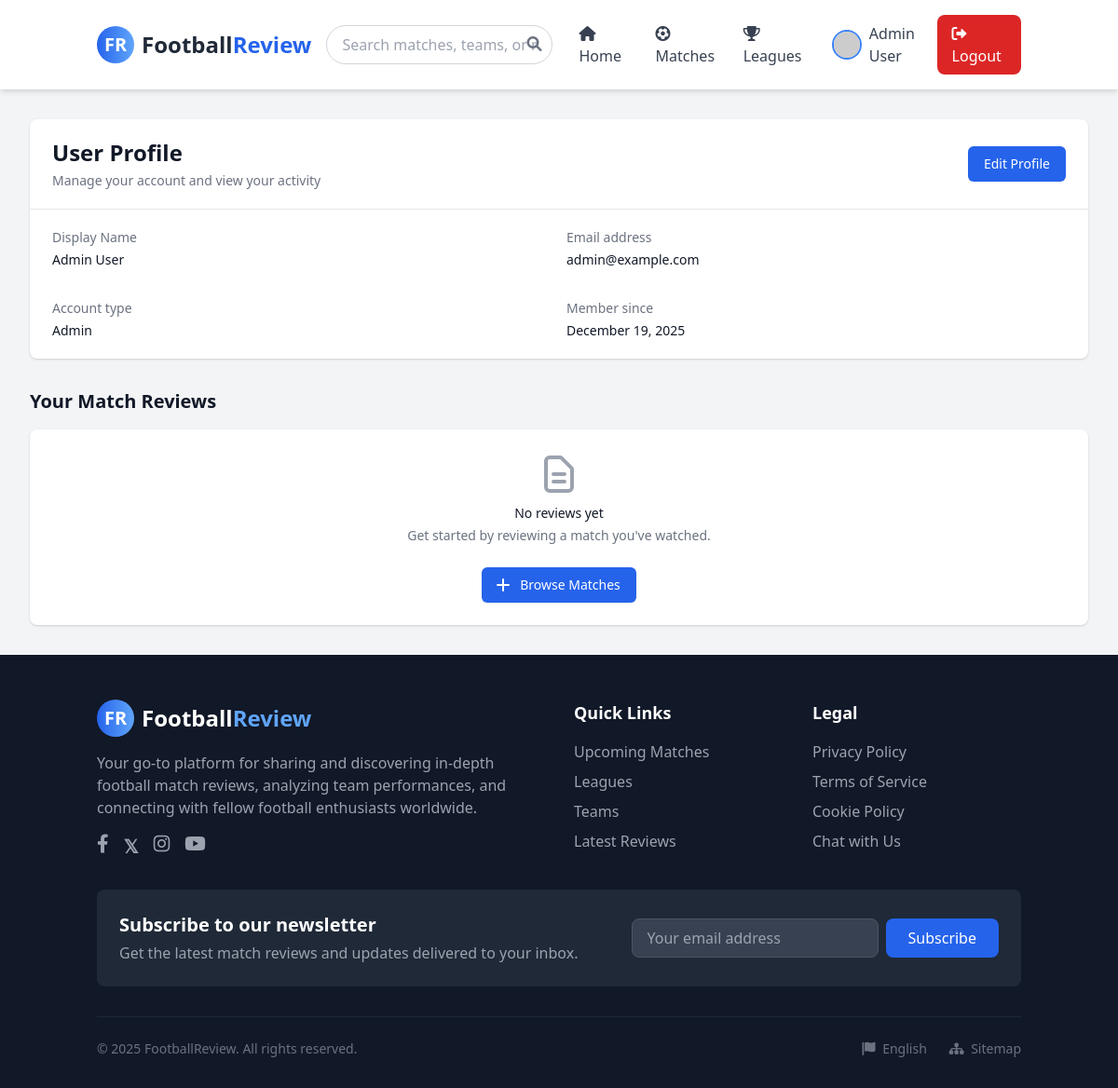
The app's page /profile.php (signed in) with its own data.
### tables this page shows
CREATE TABLE users (
    id INT AUTO_INCREMENT PRIMARY KEY,
    username VARCHAR(50),
    email VARCHAR(100) NOT NULL UNIQUE,
    password_hash VARCHAR(255) NOT NULL,
    display_name VARCHAR(50),
    avatar VARCHAR(255) DEFAULT NULL,
    bio TEXT,
    role ENUM('fan', 'admin', 'user') DEFAULT 'fan',
    status ENUM('active', 'inactive', 'banned') DEFAULT 'active',
    login_attempts INT DEFAULT 0,
    last_failed_login TIMESTAMP NULL,
    last_login TIMESTAMP NULL,
    created_at TIMESTAMP DEFAULT CURRENT_TIMESTAMP,
    updated_at TIMESTAMP DEFAULT CURRENT_TIMESTAMP ON UPDATE CURRENT_TIMESTAMP
);

### profile.php (the view, shortened to what this page needs)
<?php
$db = Database::getInstance()->getConnection();
$user_id = $_SESSION['user_id'];
$stmt = $db->prepare("SELECT * FROM users WHERE id = ?");
$stmt->execute([$user_id]);
$user = $stmt->fetch();
$stmt = $db->prepare("
    SELECT r.*,
           ht.name as home_team_name,
           at.name as away_team_name,
           m.match_date
    FROM reviews r
    JOIN matches m ON r.match_id = m.id
    LEFT JOIN teams ht ON m.home_team = ht.id
    LEFT JOIN teams at ON m.away_team = at.id
    WHERE r.user_id = ?
    ORDER BY r.created_at DESC
");
$stmt->execute([$user_id]);
$reviews = $stmt->fetchAll();
?>
<!DOCTYPE html>
<html lang="en">
<head>
    <link href="https://cdn.jsdelivr.net/npm/tailwindcss@2.2.19/dist/tailwind.min.css" rel="stylesheet">
    <link rel="stylesheet" href="https://cdnjs.cloudflare.com/ajax/libs/font-awesome/6.0.0-beta3/css/all.min.css">
    <link rel="stylesheet" href="<?= BASE_URL ?>/assets/css/style.css">
</head>
<body class="bg-gray-100">
<?php
include 'includes/partials/header.php';
?>
<div class="max-w-7xl mx-auto px-4 sm:px-6 lg:px-8 py-8">
    <div class="bg-white shadow overflow-hidden sm:rounded-lg">
        <div class="px-4 py-5 sm:px-6 flex justify-between items-center">
            <div>
                <h1 class="text-2xl font-bold text-gray-900">User Profile</h1>
                <p class="mt-1 text-sm text-gray-500">Manage your account and view your activity</p>
            </div>
            <div>
                <a href="edit-profile.php"
                   class="inline-flex items-center px-4 py-2 border border-transparent text-sm font-medium rounded-md shadow-sm text-white bg-blue-600 hover:bg-blue-700 focus:outline-none focus:ring-2 focus:ring-offset-2 focus:ring-blue-500">
                    Edit Profile
                </a>
            </div>
        </div>
        <div class="border-t border-gray-200 px-4 py-5 sm:px-6">
            <dl class="grid grid-cols-1 gap-x-4 gap-y-8 sm:grid-cols-2">
                <div class="sm:col-span-1">
                    <dt class="text-sm font-medium text-gray-500">Display Name</dt>
                    <dd class="mt-1 text-sm text-gray-900"><?= htmlspecialchars($user['display_name']) ?></dd>
                </div>
                <div class="sm:col-span-1">
                    <dt class="text-sm font-medium text-gray-500">Email address</dt>
                    <dd class="mt-1 text-sm text-gray-900"><?= htmlspecialchars($user['email']) ?></dd>
                </div>
                <div class="sm:col-span-1">
                    <dt class="text-sm font-medium text-gray-500">Account type</dt>
                    <dd class="mt-1 text-sm text-gray-900 capitalize"><?= htmlspecialchars($user['role']) ?></dd>
                </div>
                <div class="sm:col-span-1">
                    <dt class="text-sm font-medium text-gray-500">Member since</dt>
                    <dd class="mt-1 text-sm text-gray-900"><?= date('F j, Y', strtotime($user['created_at'])) ?></dd>
                </div>
            </dl>
        </div>
    </div>
    <div class="mt-8">
        <h2 class="text-xl font-semibold text-gray-900 mb-4">Your Match Reviews</h2>
        <?php if (empty($reviews)): ?>
            <div class="bg-white shadow overflow-hidden sm:rounded-lg">
                <div class="px-4 py-5 sm:p-6 text-center">
                    <h3 class="mt-2 text-sm font-medium text-gray-900">No reviews yet</h3>
                    <p class="mt-1 text-sm text-gray-500">Get started by reviewing a match you've watched.</p>
                    <div class="mt-6">
                        <a href="matches.php" class="inline-flex items-center px-4 py-2 border border-transparent shadow-sm text-sm font-medium rounded-md text-white bg-blue-600 hover:bg-blue-700 focus:outline-none focus:ring-2 focus:ring-offset-2 focus:ring-blue-500">
                            <svg class="-ml-1 mr-2 h-5 w-5" xmlns="http://www.w3.org/2000/svg" viewBox="0 0 20 20" fill="currentColor" aria-hidden="true">
                                <path fill-rule="evenodd" d="M10 3a1 1 0 011 1v5h5a1 1 0 110 2h-5v5a1 1 0 11-2 0v-5H4a1 1 0 110-2h5V4a1 1 0 011-1z" clip-rule="evenodd" />
                            </svg>
                            Browse Matches
                        </a>
                    </div>
                </div>
            </div>
        <?php endif; ?>
    </div>
</div>
<?php include 'includes/partials/footer.php'; ?>
</body>
</html>

### assets/css/style.css (style rules this page uses)
:root { --primary-color: #2563eb; --secondary-color: #1e40af; --success-color: #10b981; --danger-color: #ef4444; --warning-color: #f59e0b; --info-color: #3b82f6; }
html { scroll-behavior: smooth; }

### assets/css/base.css (style rules this page uses)
*, *::before, *::after { box-sizing: border-box; }
body { -webkit-font-smoothing: antialiased; -moz-osx-font-smoothing: grayscale; }
a { text-decoration: none; transition: color 0.2s ease; }

### records on screen
users: display_name "Admin User", email "admin@example.com", role "Admin", created_at "December 19, 2025"

### other values on screen
$_SESSION['display_name'] "Admin User"
